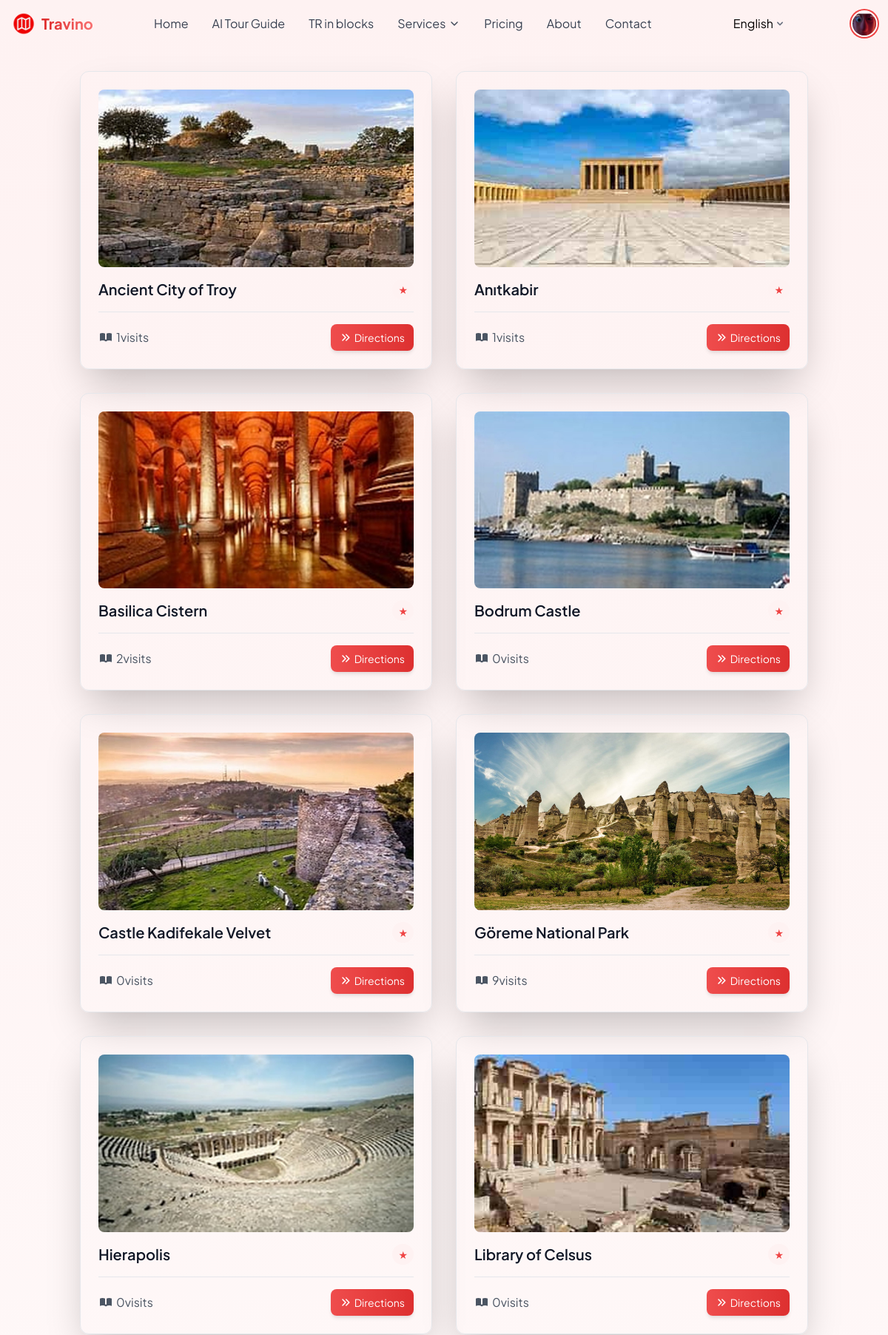
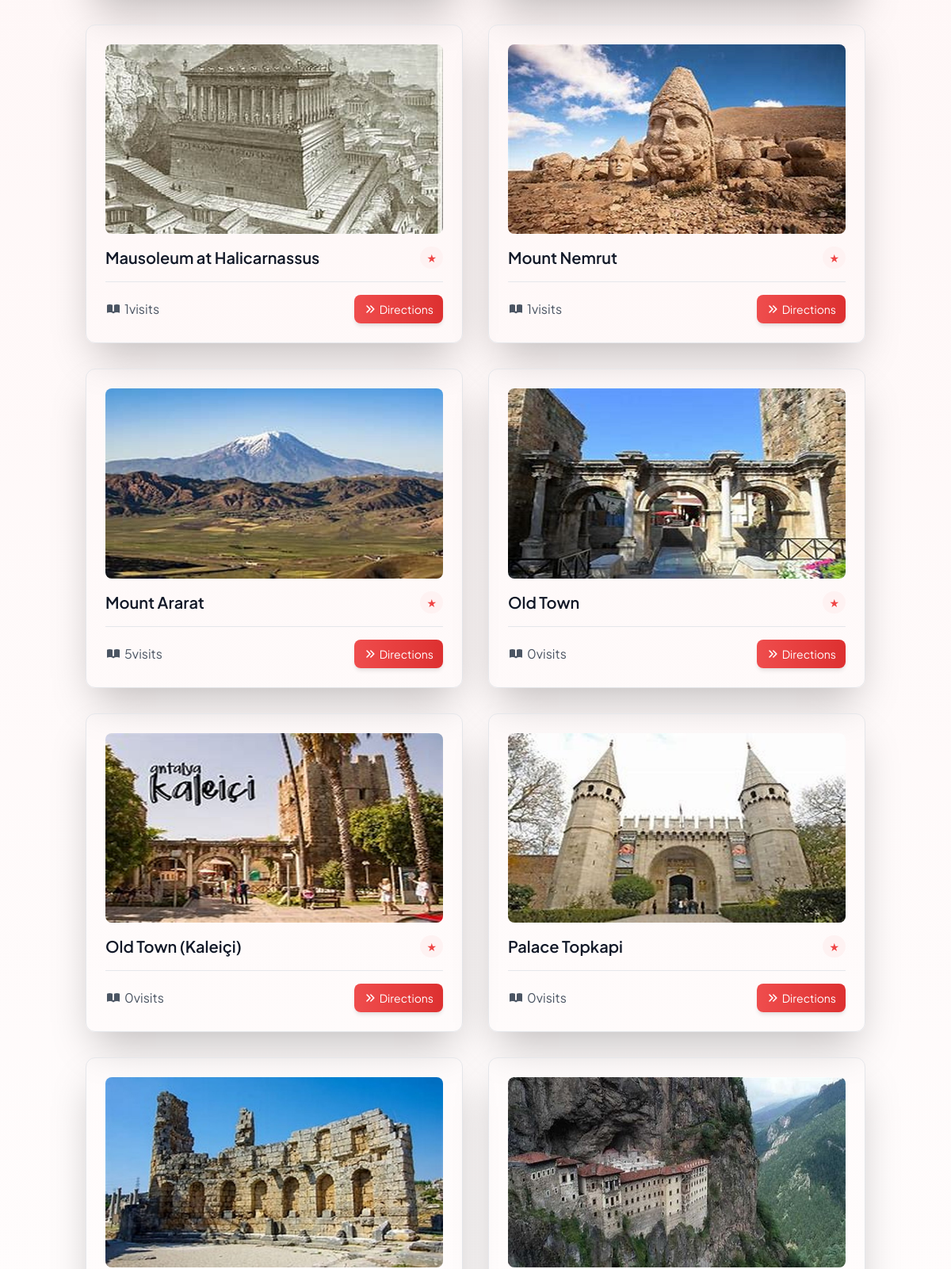
Screenshot of /en/category/4/ (signed in, upper part) with the database file from the repository (2 pictures, top to bottom).
### app/models.py (models this page shows, shortened)
class CustomUser(AbstractUser):
    name = models.CharField(max_length=100, blank=True)
    image = models.ImageField(upload_to='profile_pics', default='profile_pics/default.png')
    email = models.EmailField(unique=True)
    password = models.CharField(max_length=128, default='defaultpassword')
    nationality = models.CharField(max_length=100, default='Not specified')
    starter_plan = models.BooleanField(default=True)
    premium_plan = models.BooleanField(default=False)
    all_stars_plan = models.BooleanField(default=False)

class Place(models.Model):
    name = models.CharField(max_length=100)
    image = models.ImageField(upload_to='place_pics', default='default.png')
    category = models.ForeignKey(Category, on_delete=models.CASCADE, related_name='places')
    location = models.CharField(max_length=100, default='Not located')
    visits = models.IntegerField(default=0)

### app/views.py (the view)
# urls.py: path('category/<int:pk>/', views.category_detail, name='category_detail'),
def category_detail(request, pk):
    category = get_object_or_404(Category, pk=pk)
    places = Place.objects.filter(category=category)
    context = {
        'category': category,
        'places': places,
    }
    return render(request, 'category_detail.html', context)

### templates/category_detail.html (shortened to what this page needs)
{% extends "base.html" %}
{% block maincontent %}
<section class="body-font bg-gradient-to-b from-red-50 to-white">
  <div class="container px-5 py-24 mx-auto">
    <div class="flex flex-wrap -m-4 justify-center">
      {% for place in places %}
      <a href="{% url 'place_detail' place.id %}">
        <div data-aos="fade-up" class="xl:w-1/4 md:w-1/2 p-4 group">
        <div class="glass-card bg-white/20 backdrop-blur-lg border border-white/30 rounded-xl p-6 shadow-2xl hover:shadow-red-100/20 transition-all duration-300 h-full">
          <div class="overflow-hidden rounded-lg aspect-video mb-4">
            <img class="w-full h-full object-cover transform transition-all duration-500 hover:scale-110"
                 src="{{place.image.url}}"
                 alt="{{place.name}}">
          </div>
          <div class="flex items-center justify-between mb-3">
            <h3 class="text-xl font-semibold text-gray-900">{{place.name}}</h3>
            <span class="flex-shrink-0 text-red-500 text-sm font-medium px-2 py-1 rounded-full bg-red-50">
              ★ {{place.rating}}
            </span>
          </div>
          <div class="flex items-center justify-between mt-4 border-t border-white/20 pt-4">
            <div class="flex items-center text-gray-600">
              <span>{{place.visits|default:0}}</span> visits
            </div>
            <div class="flex gap-2">
              <button
                onclick="getDirections('{{place.name|addslashes}}')"
                class="directions-btn text-sm bg-gradient-to-r from-red-500 to-red-600 text-white py-2 px-3 rounded-lg flex items-center shadow-md hover:shadow-lg transition-all duration-300">
                Directions
              </button>
            </div>
          </div>
        </div>
      </div>
      </a>
      {% endfor %}
    </div>
  </div>
</section>
{% endblock maincontent %}

### templates/base.html (shortened to what this page needs)
{% load i18n %}
{% load static %}
<!DOCTYPE html>
<html lang="en">
<head>
    <link href="https://cdn.jsdelivr.net/npm/tailwindcss@2.2.19/dist/tailwind.min.css" rel="stylesheet">
</head>
<body class="min-h-screen flex flex-col">
    <nav class="fixed w-full z-50 transition-all duration-300" id="main-nav">
        <div class="max-w-7xl mx-auto px-4">
            <div class="flex justify-between items-center h-16">
                <div class="flex items-center space-x-4">
                    <a href="{% url 'home' %}" class="flex items-center space-x-2">
                        <img src="{% static 'media/app/icon png.png' %}" class="h-8 w-auto" alt="Travino">
                        <span class="text-xl font-bold bg-gradient-to-r from-red-600 to-red-400 bg-clip-text text-transparent">
                        </span>
                    </a>
                </div>
                <div class="hidden md:flex items-center space-x-8">
                    <a href="{% url 'home' %}" class="nav-link text-gray-700 hover:text-red-500">{% blocktrans %}Home{% endblocktrans %}</a>
                    <a href="{% url 'aitg' %}" class="nav-link text-gray-700 hover:text-red-500">{% blocktrans %}AI Tour Guide{% endblocktrans %}</a>
                    <a href="{% url 'tr_in_blocks' %}" class="nav-link text-gray-700 hover:text-red-500">{% blocktrans %}TR in blocks{% endblocktrans %}</a>
                    <div class="relative">
                        <button id="servicesButton" class="nav-link text-gray-700 hover:text-red-500 flex items-center space-x-1">
                            <span>{% blocktrans %}Services{% endblocktrans %}</span>
                            <svg xmlns="http://www.w3.org/2000/svg" width="16" height="16" viewBox="0 0 24 24" fill="none" stroke="currentColor" stroke-width="2" stroke-linecap="round" stroke-linejoin="round"><path d="m6 9 6 6 6-6"/></svg>
                        </button>
                    </div>
                    <a href="{% url 'pricing' %}" class="nav-link text-gray-700 hover:text-red-500">{% blocktrans %}Pricing{% endblocktrans %}</a>
                    <a href="{% url 'about' %}" class="nav-link text-gray-700 hover:text-red-500">{% blocktrans %}About{% endblocktrans %}</a>
                    <a href="{% url 'contact' %}" class="nav-link text-gray-700 hover:text-red-500">{% blocktrans %}Contact{% endblocktrans %}</a>
                </div>
<div class="relative hidden md:block">
    <form action="{% url 'set_language' %}" method="post" class="ml-4">
        <div class="relative group">
            <select name="language" onchange="this.form.submit()"
                    class="appearance-none bg-transparent border-none text-grey-400 hover:text-red-500
                           pr-6 py-2 pl-3 rounded-md cursor-pointer focus:outline-none
                           transition-colors duration-200">
                {% get_current_language as LANGUAGE_CODE %}
                {% get_available_languages as LANGUAGES %}
                {% for code, name in LANGUAGES %}
                    <option value="{{ code }}" {% if code == LANGUAGE_CODE %}selected{% endif %}>
                        {{ name|title }}
                    </option>
                {% endfor %}
            </select>
            <div class="pointer-events-none absolute inset-y-0 right-0 flex items-center px-2">
            </div>
        </div>
    </form>
</div>
                <div class="relative hidden md:block">
                    <button id="user-menu-button" class="flex items-center space-x-2 focus:outline-none">
                        <div class="w-8 h-8 rounded-full overflow-hidden ring-2 ring-red-500 ring-offset-2">
                            {% if user.is_authenticated %}
                                <img class="w-full h-full object-cover" src="{{ MEDIA_URL }}{{ user.image.url }}" alt="">
                            {% else %}
                                <img class="w-full h-full object-cover" src="{{ MEDIA_URL }}{% static 'app/default.png' %}" alt="">
                            {% endif %}
                        </div>
                    </button>
                </div>
            </div>
        </div>
    </nav>
    <main class="flex-grow">
        {% block maincontent %}{% endblock maincontent %}
    </main>
                    {% get_current_language as LANGUAGE_CODE %}
                    {% get_available_languages as LANGUAGES %}
</body>
</html>

### templates/category_detail.html (style rules this page uses)
.glass-card { transition: all 0.3s ease; position: relative; }
.glass-card::before { content: ''; position: absolute; top: 0; left: 0; right: 0; bottom: 0; border-radius: inherit; box-shadow: inset 0 0 15px rgba(255, 255, 255, 0.3); z-index: -1; }
.directions-btn { opacity: 0.95; transition: all 0.3s ease; }

### rows the page displays
CustomUser: image (picture)
Place: image (picture), name "Ancient City of Troy", visits "1"
Place: image (picture), name "Anıtkabir", visits "1"
Place: image (picture), name "Basilica Cistern", visits "2"
Place: image (picture), name "Bodrum Castle", visits "0"
Place: image (picture), name "Castle Kadifekale Velvet", visits "0"
Place: image (picture), name "Göreme National Park", visits "9"
Place: image (picture), name "Hierapolis", visits "0"
Place: image (picture), name "Library of Celsus", visits "0"
Place: image (picture), name "Mausoleum at Halicarnassus", visits "1"
Place: image (picture), name "Mount Nemrut", visits "1"
Place: image (picture), name "Mount Ararat", visits "5"
Place: image (picture), name "Old Town", visits "0"
Place: image (picture), name "Old Town (Kaleiçi)", visits "0"
Place: image (picture), name "Palace Topkapi", visits "0"
Place: image (picture)
Place: image (picture)

### other values shown
form field language "English"
